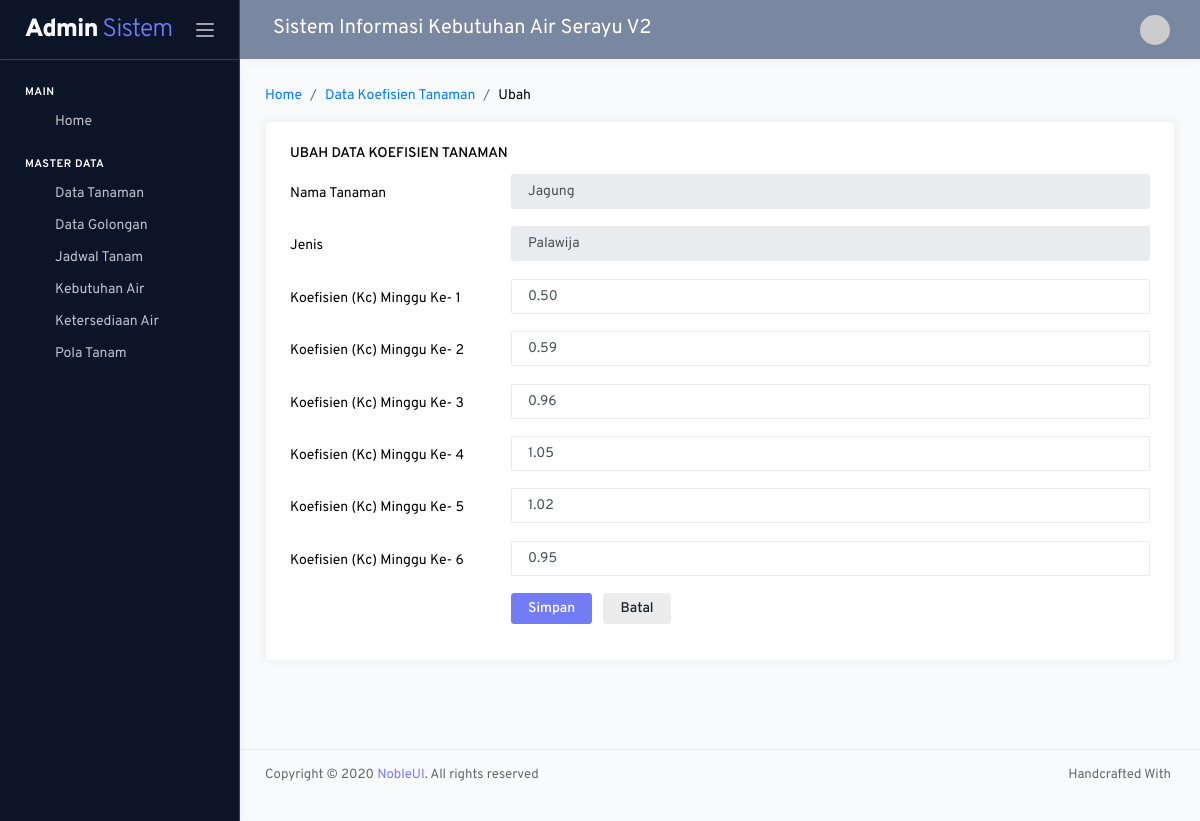
/admin/index.php?hal=tanaman/olah_koefisien&id=2, run on the app's committed database.
### tables this page shows
CREATE TABLE `tb_tanaman` (
  `idtanaman` int(11) NOT NULL,
  `nama` varchar(50) DEFAULT NULL,
  `jenis` varchar(50) DEFAULT NULL,
  `perkolasi` int(11) DEFAULT NULL,
  `hujanefektif` int(11) DEFAULT NULL
);

CREATE TABLE `tb_koefisien` (
  `idkoefisien` int(11) NOT NULL,
  `idtanaman` int(11) DEFAULT NULL,
  `nilai` decimal(10,2) DEFAULT NULL,
  `minggu` int(11) DEFAULT NULL
);

### setting/crud.php (called while the page is built, shortened)
<?php
function _dataGetId($conn,$table,$kondisi){
  $row = $conn->query("Select * from $table where $kondisi")->fetch_assoc();
  return $row;
}
function caridata($conn,$qry){
  $row = $conn->query("$qry")->fetch_array();
  $x=$row[0];
  if($x==""){
    return "";
  }else{
    return $x;
  }
}
?>

### admin/_partials/_menu.php (the view, shortened to what this page needs)
<ul class="nav">
  <li class="nav-item nav-category">Main</li>
  <li class="nav-item">
    <a href="?hal=dashboard" class="nav-link">
      <i class="link-icon" data-feather="box"></i>
      <span class="link-title">Home</span>
    </a>
  </li>
  <li class="nav-item nav-category">Master Data</li>
  <li class="nav-item">
    <a class="nav-link" data-toggle="collapse" href="#tanaman" role="button" aria-expanded="false" aria-controls="tanaman">
      <i class="link-icon" data-feather="bookmark"></i>
      <span class="link-title">Data Tanaman</span>
      <i class="link-arrow" data-feather="chevron-down"></i>
    </a>
  </li>
  <li class="nav-item">
    <a class="nav-link" data-toggle="collapse" href="#spp" role="button" aria-expanded="false" aria-controls="spp">
      <i class="link-icon" data-feather="award"></i>
      <span class="link-title">Data Golongan</span>
      <i class="link-arrow" data-feather="chevron-down"></i>
    </a>
  </li>
  <li class="nav-item">
    <a class="nav-link" data-toggle="collapse" href="#jadwal" role="button" aria-expanded="false" aria-controls="jadwal">
      <i class="link-icon" data-feather="heart"></i>
      <span class="link-title">Jadwal Tanam</span>
      <i class="link-arrow" data-feather="chevron-down"></i>
    </a>
  </li>
  <li class="nav-item">
    <a class="nav-link" data-toggle="collapse" href="#kebutuhan" role="button" aria-expanded="false" aria-controls="kebutuhan">
      <i class="link-icon" data-feather="activity"></i>
      <span class="link-title">Kebutuhan Air</span>
      <i class="link-arrow" data-feather="chevron-down"></i>
    </a>
  </li>
  <li class="nav-item">
    <a class="nav-link" data-toggle="collapse" href="#intake" role="button" aria-expanded="false" aria-controls="intake">
      <i class="link-icon" data-feather="check-circle"></i>
      <span class="link-title">Ketersediaan Air</span>
      <i class="link-arrow" data-feather="chevron-down"></i>
    </a>
  </li>
  <li class="nav-item">
    <a class="nav-link" data-toggle="collapse" href="#polatanam" role="button" aria-expanded="false" aria-controls="polatanam">
      <i class="link-icon" data-feather="box"></i>
      <span class="link-title">Pola Tanam</span>
      <i class="link-arrow" data-feather="chevron-down"></i>
    </a>
  </li>
</ul>

### admin/modul/tanaman/olah_koefisien.php (shortened to what this page needs)
<?php
if(isset($_GET['id']))
	extract(_dataGetId($mysqli,"tb_tanaman","idtanaman='".$_GET['id']."'"));
?>
<nav class="page-breadcrumb">
	<ol class="breadcrumb">
		<li class="breadcrumb-item"><a href="?hal=dashboard">Home</a></li>
		<li class="breadcrumb-item"><a href="?hal=tanaman/data">Data Koefisien Tanaman</a></li>
		<li class="breadcrumb-item" aria-current="page"><?=(isset($_GET['id']) ? 'Ubah':'Tambah')?></li>
	</ol>
</nav>
<div class="row">
	<div class="col-md-12 grid-margin stretch-card">
		<div class="card">
			<div class="card-body">
				<h6 class="card-title"><?=(isset($_GET['id']) ? 'Ubah':'Tambah')?> Data Koefisien Tanaman</h6>
				<form class="forms-sample" action="?hal=tanaman/proses_koefisien" method="POST">
					<div class="form-group row">
						<label for="input" class="col-sm-3 col-form-label">Nama Tanaman</label>
						<div class="col-sm-9">
							<input type="text" class="form-control" name="nama" value="<?=@$nama?>" placeholder="Inputkan Nama Tanaman" readonly>
						</div>
					</div>
					<div class="form-group row">
						<label for="input" class="col-sm-3 col-form-label">Jenis</label>
						<div class="col-sm-9">
							<input type="text" class="form-control" name="jenis"  value="<?=@$jenis?>" placeholder="Inputkan Jenis" readonly>
						</div>
					</div>
					<?php for ($i=1;$i<=6;$i++) { ?>
						<div class="form-group row">
							<label for="input" class="col-sm-3 col-form-label">Koefisien (Kc) Minggu Ke- <?=$i?></label>
							<div class="col-sm-9">
								<input type="number" step="0.01" class="form-control" name="minggu[<?=$i;?>]"  value="<?=lihatnilai($mysqli,$idtanaman,$i);?>" placeholder="Inputkan Nilai Koefisien" required>
							</div>
						</div>
					<?php } ?>
					<div class="form-group row ">
						<div class="col-sm-9 offset-3">
							<button type="submit" class="btn btn-primary mr-2" name="ubah">Simpan</button>
							<a class="btn btn-light" href="?hal=tanaman/koefisien">Batal</a>
						</div>
					</div>
				</form>
			</div>
		</div>
	</div>
</div>
<?php
	function lihatnilai($mysqli,$idtanaman,$minggu){
		@$nilai=caridata($mysqli,"select nilai from tb_koefisien where idtanaman='$idtanaman' and minggu='$minggu'");
		return $nilai;
	}
?>

### admin/_partials/_css.php (style rules this page uses)
.form-group { margin-top: -20px!important; }

### data on the page
tb_tanaman: nama "Jagung", jenis "Palawija", idtanaman.nilai "0.50", idtanaman.nilai "0.59", idtanaman.nilai "0.96", idtanaman.nilai "1.05", idtanaman.nilai "1.02", idtanaman.nilai "0.95"

### other printed values
judul "Sistem Informasi Kebutuhan Air Serayu V2"
